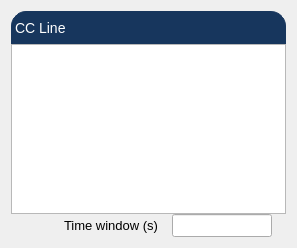
<?xml version="1.0" encoding="UTF-8"?>
<ui version="4.0">
 <class>Form</class>
 <widget class="QWidget" name="Form">
  <property name="geometry">
   <rect>
    <x>0</x>
    <y>0</y>
    <width>295</width>
    <height>248</height>
   </rect>
  </property>
  <property name="sizePolicy">
   <sizepolicy hsizetype="Fixed" vsizetype="Fixed">
    <horstretch>0</horstretch>
    <verstretch>0</verstretch>
   </sizepolicy>
  </property>
  <property name="maximumSize">
   <size>
    <width>300</width>
    <height>250</height>
   </size>
  </property>
  <property name="windowTitle">
   <string>Form</string>
  </property>
  <layout class="QVBoxLayout" name="verticalLayout_2">
   <item>
    <layout class="QVBoxLayout" name="verticalLayout">
     <property name="spacing">
      <number>0</number>
     </property>
     <property name="sizeConstraint">
      <enum>QLayout::SetFixedSize</enum>
     </property>
     <item>
      <widget class="QLabel" name="label_4">
       <property name="sizePolicy">
        <sizepolicy hsizetype="Preferred" vsizetype="Preferred">
         <horstretch>0</horstretch>
         <verstretch>0</verstretch>
        </sizepolicy>
       </property>
       <property name="minimumSize">
        <size>
         <width>275</width>
         <height>0</height>
        </size>
       </property>
       <property name="maximumSize">
        <size>
         <width>275</width>
         <height>37</height>
        </size>
       </property>
       <property name="styleSheet">
        <string notr="true">QLabel {
    qproperty-alignment: AlignCenter;
    border: 1px solid #FF17365D;
    border-top-left-radius: 15px;
    border-top-right-radius: 15px;
    background-color: #FF17365D;
    padding: 5px 0px;
    color: rgb(255, 255, 255);
    max-height: 25px;
    font-size: 14px;
}</string>
       </property>
       <property name="text">
        <string>CC Line</string>
       </property>
      </widget>
     </item>
     <item>
      <widget class="PyDMTimePlot" name="PyDMTimePlot">
       <property name="sizePolicy">
        <sizepolicy hsizetype="Preferred" vsizetype="Preferred">
         <horstretch>0</horstretch>
         <verstretch>0</verstretch>
        </sizepolicy>
       </property>
       <property name="minimumSize">
        <size>
         <width>275</width>
         <height>150</height>
        </size>
       </property>
       <property name="maximumSize">
        <size>
         <width>275</width>
         <height>170</height>
        </size>
       </property>
       <property name="toolTip">
        <string/>
       </property>
       <property name="showXGrid">
        <bool>true</bool>
       </property>
       <property name="showYGrid">
        <bool>true</bool>
       </property>
       <property name="yAxes">
        <stringlist>
         <string>{&quot;name&quot;: &quot;Axis 1&quot;, &quot;orientation&quot;: &quot;left&quot;, &quot;label&quot;: &quot;mean&quot;, &quot;minRange&quot;: -113.6058568, &quot;maxRange&quot;: 136.7308568, &quot;autoRange&quot;: true, &quot;logMode&quot;: false}</string>
        </stringlist>
       </property>
       <property name="showLegend">
        <bool>true</bool>
       </property>
       <property name="curves">
        <stringlist>
         <string>{&quot;channel&quot;: &quot;ca://XCS:TT:01:AMPL_8&quot;, &quot;plot_style&quot;: &quot;Line&quot;, &quot;name&quot;: &quot;Ch8&quot;, &quot;color&quot;: &quot;white&quot;, &quot;lineStyle&quot;: 1, &quot;lineWidth&quot;: 1, &quot;symbol&quot;: null, &quot;symbolSize&quot;: 10, &quot;yAxisName&quot;: &quot;Axis 1&quot;, &quot;barWidth&quot;: null, &quot;upperThreshold&quot;: null, &quot;lowerThreshold&quot;: null, &quot;thresholdColor&quot;: &quot;white&quot;}</string>
         <string>{&quot;channel&quot;: &quot;ca://XCS:TT:01:AMPL_9&quot;, &quot;plot_style&quot;: &quot;Line&quot;, &quot;name&quot;: &quot;Ch9&quot;, &quot;color&quot;: &quot;red&quot;, &quot;lineStyle&quot;: 1, &quot;lineWidth&quot;: 1, &quot;symbol&quot;: null, &quot;symbolSize&quot;: 10, &quot;yAxisName&quot;: &quot;Axis 1&quot;, &quot;barWidth&quot;: null, &quot;upperThreshold&quot;: null, &quot;lowerThreshold&quot;: null, &quot;thresholdColor&quot;: &quot;white&quot;}</string>
        </stringlist>
       </property>
       <property name="bufferSize">
        <number>60000</number>
       </property>
       <property name="updateMode" stdset="0">
        <enum>PyDMTimePlot::OnValueChange</enum>
       </property>
       <property name="timeSpan">
        <double>600.000000000000000</double>
       </property>
      </widget>
     </item>
     <item>
      <layout class="QHBoxLayout" name="horizontalLayout">
       <property name="spacing">
        <number>0</number>
       </property>
       <property name="sizeConstraint">
        <enum>QLayout::SetFixedSize</enum>
       </property>
       <property name="topMargin">
        <number>0</number>
       </property>
       <item>
        <spacer name="horizontalSpacer">
         <property name="orientation">
          <enum>Qt::Horizontal</enum>
         </property>
         <property name="sizeType">
          <enum>QSizePolicy::Fixed</enum>
         </property>
         <property name="sizeHint" stdset="0">
          <size>
           <width>40</width>
           <height>20</height>
          </size>
         </property>
        </spacer>
       </item>
       <item>
        <widget class="QLabel" name="label_2">
         <property name="sizePolicy">
          <sizepolicy hsizetype="Fixed" vsizetype="Fixed">
           <horstretch>0</horstretch>
           <verstretch>0</verstretch>
          </sizepolicy>
         </property>
         <property name="font">
          <font>
           <pointsize>10</pointsize>
          </font>
         </property>
         <property name="text">
          <string>Time window (s)</string>
         </property>
        </widget>
       </item>
       <item>
        <widget class="QLineEdit" name="lineEdit">
         <property name="sizePolicy">
          <sizepolicy hsizetype="Fixed" vsizetype="Fixed">
           <horstretch>0</horstretch>
           <verstretch>0</verstretch>
          </sizepolicy>
         </property>
         <property name="maximumSize">
          <size>
           <width>100</width>
           <height>16777215</height>
          </size>
         </property>
         <property name="font">
          <font>
           <pointsize>10</pointsize>
          </font>
         </property>
        </widget>
       </item>
      </layout>
     </item>
    </layout>
   </item>
  </layout>
 </widget>
 <customwidgets>
  <customwidget>
   <class>PyDMTimePlot</class>
   <extends>QGraphicsView</extends>
   <header>pydm.widgets.timeplot</header>
  </customwidget>
 </customwidgets>
 <resources/>
 <connections/>
</ui>
